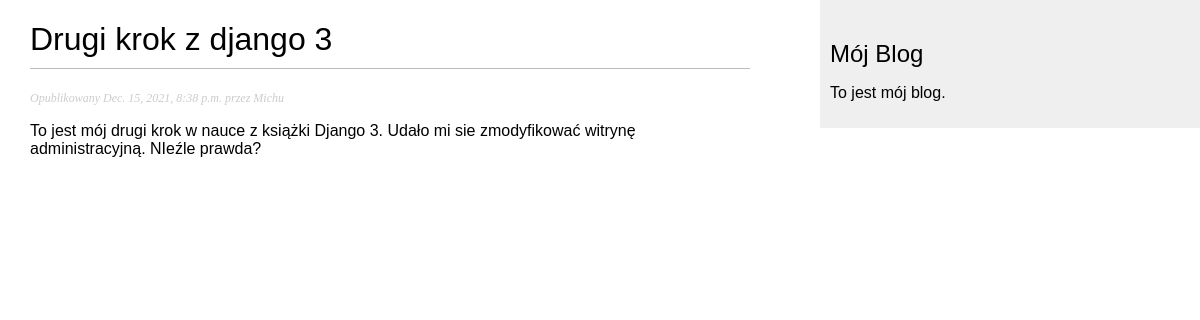
The app's page /blog/2021/12/15/drugi-krok-z-django-3/ with its own data.
### blog/models.py (models this page shows, shortened)
class Post(models.Model):
    STATUS_CHOICES = (
        ('draft', 'Draft'),
        ('published', 'Published'),
    )
    title = models.CharField(max_length=250)
    slug = models.SlugField(max_length=250,
                            unique_for_date='publish')
    author = models.ForeignKey(User,
                               on_delete=models.CASCADE,
                               related_name='blog_posts')
    body = models.TextField()
    publish = models.DateTimeField(default=timezone.now)
    created = models.DateTimeField(auto_now_add=True)
    updated = models.DateTimeField(auto_now=True)
    status = models.CharField(max_length=10,
                              choices=STATUS_CHOICES,
                              default='draft')
    objects = models.Manager() #Menadżer domyślny
    published = PublishedManager() #Menadzer niestandardowy
    class Meta:
        ordering = ('-publish',)

### blog/views.py (the view)
def post_detail(request, year, month, day, post):
    post = get_object_or_404(Post, slug=post,
                             status='published',
                             publish__year=year,
                             publish__month=month,
                             publish__day=day)
    return render(request,
                  'blog/post/detail.html',
                  {'post': post})

### blog/templates/blog/post/detail.html (shortened to what this page needs)
{% extends "blog/base.html" %}
{% block content %}
    <h1>{{post.title}}</h1>
    <p class="date">
        Opublikowany {{ post.publish }} przez {{ post.author }}
    </p>
    {{post.body|linebreaks }}
{% endblock %}

### blog/static/css/blog.css (style rules this page uses)
body { margin:0; padding:0; font-family:helvetica, sans-serif; }
h1 { font-weight:normal; border-bottom:1px solid #bbb; padding:0 0 10px 0; }
p.date { color:#ccc; font-family: georgia, serif; font-size: 12px; font-style: italic; }

### records on screen
Post: title "Drugi krok z django 3", publish "Dec. 15, 2021, 8:38 p.m.", author "Michu", body "To jest mój drugi krok w nauce z książki Django 3. Udało mi sie zmodyfikować witrynę administracyjną. NIeźle prawda?"
